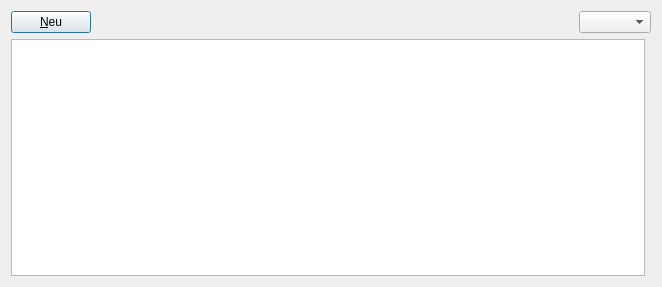
<?xml version="1.0" encoding="UTF-8"?>
<ui version="4.0">
 <class>DienstnehmerForm</class>
 <widget class="QDialog" name="DienstnehmerForm">
  <property name="geometry">
   <rect>
    <x>0</x>
    <y>0</y>
    <width>662</width>
    <height>287</height>
   </rect>
  </property>
  <property name="windowTitle">
   <string>Dienstnehmer</string>
  </property>
  <layout class="QGridLayout" name="gridLayout">
   <item row="0" column="0" rowspan="2" colspan="2">
    <layout class="QVBoxLayout" name="verticalLayout">
     <item>
      <layout class="QHBoxLayout" name="horizontalLayout_2">
       <item>
        <widget class="QPushButton" name="pushButton_newRecord">
         <property name="text">
          <string>&amp;Neu</string>
         </property>
        </widget>
       </item>
       <item>
        <spacer name="horizontalSpacer_2">
         <property name="orientation">
          <enum>Qt::Horizontal</enum>
         </property>
         <property name="sizeHint" stdset="0">
          <size>
           <width>40</width>
           <height>20</height>
          </size>
         </property>
        </spacer>
       </item>
       <item>
        <widget class="QComboBox" name="comboBox_period"/>
       </item>
      </layout>
     </item>
    </layout>
   </item>
   <item row="2" column="0">
    <widget class="FilterableTableView" name="tableView_dienstnehmer"/>
   </item>
  </layout>
 </widget>
 <customwidgets>
  <customwidget>
   <class>FilterableTableView</class>
   <extends>QTableView</extends>
   <header>lib.FilterableTableView</header>
  </customwidget>
 </customwidgets>
 <resources/>
 <connections/>
</ui>
